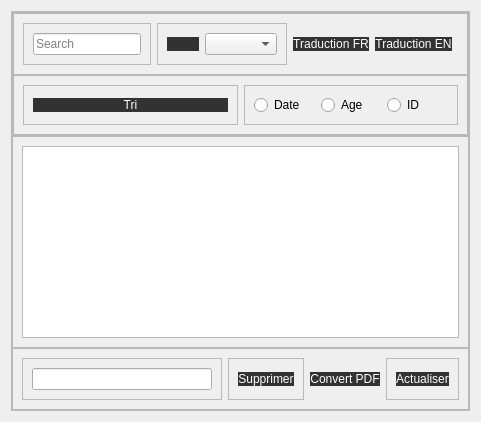
           <widget class="QWidget" name="tab">
            <attribute name="title">
             <string>Afficher</string>
            </attribute>
            <layout class="QHBoxLayout" name="horizontalLayout_18">
             <item>
              <widget class="QFrame" name="frame_17">
               <property name="frameShape">
                <enum>QFrame::StyledPanel</enum>
               </property>
               <property name="frameShadow">
                <enum>QFrame::Raised</enum>
               </property>
               <layout class="QVBoxLayout" name="verticalLayout_10">
                <property name="spacing">
                 <number>0</number>
                </property>
                <property name="leftMargin">
                 <number>0</number>
                </property>
                <property name="topMargin">
                 <number>0</number>
                </property>
                <property name="rightMargin">
                 <number>0</number>
                </property>
                <property name="bottomMargin">
                 <number>0</number>
                </property>
                <item>
                 <widget class="QFrame" name="frame_18">
                  <property name="frameShape">
                   <enum>QFrame::StyledPanel</enum>
                  </property>
                  <property name="frameShadow">
                   <enum>QFrame::Raised</enum>
                  </property>
                  <layout class="QVBoxLayout" name="verticalLayout_11">
                   <property name="spacing">
                    <number>0</number>
                   </property>
                   <property name="leftMargin">
                    <number>0</number>
                   </property>
                   <property name="topMargin">
                    <number>0</number>
                   </property>
                   <property name="rightMargin">
                    <number>0</number>
                   </property>
                   <property name="bottomMargin">
                    <number>0</number>
                   </property>
                   <item>
                    <widget class="QFrame" name="frame_21">
                     <property name="frameShape">
                      <enum>QFrame::StyledPanel</enum>
                     </property>
                     <property name="frameShadow">
                      <enum>QFrame::Raised</enum>
                     </property>
                     <layout class="QHBoxLayout" name="horizontalLayout_20">
                      <item>
                       <widget class="QFrame" name="frame_28">
                        <property name="frameShape">
                         <enum>QFrame::StyledPanel</enum>
                        </property>
                        <property name="frameShadow">
                         <enum>QFrame::Raised</enum>
                        </property>
                        <layout class="QHBoxLayout" name="horizontalLayout_21">
                         <item>
                          <widget class="QLineEdit" name="zone_rech">
                           <property name="placeholderText">
                            <string>Search</string>
                           </property>
                          </widget>
                         </item>
                        </layout>
                       </widget>
                      </item>
                      <item>
                       <widget class="QFrame" name="frame_29">
                        <property name="frameShape">
                         <enum>QFrame::StyledPanel</enum>
                        </property>
                        <property name="frameShadow">
                         <enum>QFrame::Raised</enum>
                        </property>
                        <layout class="QHBoxLayout" name="horizontalLayout_22">
                         <item>
                          <widget class="QPushButton" name="Recherche_V">
                           <property name="styleSheet">
                            <string notr="true">QPushButton{
    color:white;
	font: 75 10pt &quot;Source Code Pro&quot;;
	font: 87 8pt &quot;Nexa Rust Sans Black 01&quot;;
    background-color: rgb(51, 50, 50);
background:  rgb(51, 50, 50);
border-radius:10px;
}
QPushButton:hover
{
color:white;

background:#b20837;
border-radius:10px;
}</string>
                           </property>
                           <property name="text">
                            <string/>
                           </property>
                           <property name="icon">
                            <iconset>
                             <normaloff>../icons/search.svg</normaloff>../icons/search.svg</iconset>
                           </property>
                          </widget>
                         </item>
                         <item>
                          <widget class="QComboBox" name="comboBox_V"/>
                         </item>
                        </layout>
                       </widget>
                      </item>
                      <item>
                       <widget class="QPushButton" name="pushButton_2">
                        <property name="styleSheet">
                         <string notr="true">QPushButton{
    color:white;
	font: 75 10pt &quot;Source Code Pro&quot;;
	font: 87 8pt &quot;Nexa Rust Sans Black 01&quot;;
    background-color: rgb(51, 50, 50);
background:  rgb(51, 50, 50);
border-radius:10px;
}
QPushButton:hover
{
color:white;

background:#b20837;
border-radius:10px;
}</string>
                        </property>
                        <property name="text">
                         <string>Traduction FR</string>
                        </property>
                       </widget>
                      </item>
                      <item>
                       <widget class="QPushButton" name="pushButton">
                        <property name="styleSheet">
                         <string notr="true">QPushButton{
    color:white;
	font: 75 10pt &quot;Source Code Pro&quot;;
	font: 87 8pt &quot;Nexa Rust Sans Black 01&quot;;
    background-color: rgb(51, 50, 50);
background:  rgb(51, 50, 50);
border-radius:10px;
}
QPushButton:hover
{
color:white;

background:#b20837;
border-radius:10px;
}</string>
                        </property>
                        <property name="text">
                         <string>Traduction EN</string>
                        </property>
                       </widget>
                      </item>
                      <item>
                       <widget class="QFrame" name="frame_30">
                        <property name="frameShape">
                         <enum>QFrame::StyledPanel</enum>
                        </property>
                        <property name="frameShadow">
                         <enum>QFrame::Raised</enum>
                        </property>
                       </widget>
                      </item>
                     </layout>
                    </widget>
                   </item>
                   <item>
                    <widget class="QFrame" name="frame_22">
                     <property name="frameShape">
                      <enum>QFrame::StyledPanel</enum>
                     </property>
                     <property name="frameShadow">
                      <enum>QFrame::Raised</enum>
                     </property>
                     <layout class="QHBoxLayout" name="horizontalLayout_19">
                      <item>
                       <widget class="QFrame" name="frame_23">
                        <property name="frameShape">
                         <enum>QFrame::StyledPanel</enum>
                        </property>
                        <property name="frameShadow">
                         <enum>QFrame::Raised</enum>
                        </property>
                        <layout class="QHBoxLayout" name="horizontalLayout_23">
                         <item>
                          <widget class="QPushButton" name="Tri_V">
                           <property name="styleSheet">
                            <string notr="true">QPushButton{
    color:white;
	font: 75 10pt &quot;Source Code Pro&quot;;
	font: 87 8pt &quot;Nexa Rust Sans Black 01&quot;;
    background-color: rgb(51, 50, 50);
background:  rgb(51, 50, 50);
border-radius:10px;
}
QPushButton:hover
{
color:white;

background:#b20837;
border-radius:10px;
}</string>
                           </property>
                           <property name="text">
                            <string>Tri</string>
                           </property>
                          </widget>
                         </item>
                        </layout>
                       </widget>
                      </item>
                      <item>
                       <widget class="QFrame" name="frame_24">
                        <property name="frameShape">
                         <enum>QFrame::StyledPanel</enum>
                        </property>
                        <property name="frameShadow">
                         <enum>QFrame::Raised</enum>
                        </property>
                        <layout class="QHBoxLayout" name="horizontalLayout_24">
                         <item>
                          <widget class="QRadioButton" name="radioButton">
                           <property name="text">
                            <string>Date</string>
                           </property>
                          </widget>
                         </item>
                         <item>
                          <widget class="QRadioButton" name="radioButton_2">
                           <property name="text">
                            <string>Age</string>
                           </property>
                          </widget>
                         </item>
                         <item>
                          <widget class="QRadioButton" name="radioButton_3">
                           <property name="text">
                            <string>ID</string>
                           </property>
                          </widget>
                         </item>
                        </layout>
                       </widget>
                      </item>
                     </layout>
                    </widget>
                   </item>
                  </layout>
                 </widget>
                </item>
                <item>
                 <widget class="QFrame" name="frame_19">
                  <property name="frameShape">
                   <enum>QFrame::StyledPanel</enum>
                  </property>
                  <property name="frameShadow">
                   <enum>QFrame::Raised</enum>
                  </property>
                  <layout class="QHBoxLayout" name="horizontalLayout_31">
                   <item>
                    <widget class="QTableView" name="tableViewVisiteur"/>
                   </item>
                  </layout>
                 </widget>
                </item>
                <item>
                 <widget class="QFrame" name="frame_20">
                  <property name="frameShape">
                   <enum>QFrame::StyledPanel</enum>
                  </property>
                  <property name="frameShadow">
                   <enum>QFrame::Raised</enum>
                  </property>
                  <layout class="QHBoxLayout" name="horizontalLayout_27">
                   <item>
                    <widget class="QFrame" name="frame_27">
                     <property name="frameShape">
                      <enum>QFrame::StyledPanel</enum>
                     </property>
                     <property name="frameShadow">
                      <enum>QFrame::Raised</enum>
                     </property>
                     <layout class="QHBoxLayout" name="horizontalLayout_30">
                      <item>
                       <widget class="QLineEdit" name="zone_supp"/>
                      </item>
                     </layout>
                    </widget>
                   </item>
                   <item>
                    <widget class="QFrame" name="frame_31">
                     <property name="frameShape">
                      <enum>QFrame::StyledPanel</enum>
                     </property>
                     <property name="frameShadow">
                      <enum>QFrame::Raised</enum>
                     </property>
                     <layout class="QHBoxLayout" name="horizontalLayout_29">
                      <item>
                       <widget class="QPushButton" name="Supprimer_V">
                        <property name="styleSheet">
                         <string notr="true">QPushButton{
    color:white;
	font: 75 10pt &quot;Source Code Pro&quot;;
	font: 87 8pt &quot;Nexa Rust Sans Black 01&quot;;
    background-color: rgb(51, 50, 50);
background:  rgb(51, 50, 50);
border-radius:10px;
}
QPushButton:hover
{
color:white;

background:#b20837;
border-radius:10px;
}</string>
                        </property>
                        <property name="text">
                         <string>Supprimer</string>
                        </property>
                       </widget>
                      </item>
                     </layout>
                    </widget>
                   </item>
                   <item>
                    <widget class="QPushButton" name="convPDF">
                     <property name="styleSheet">
                      <string notr="true">QPushButton{
    color:white;
	font: 75 10pt &quot;Source Code Pro&quot;;
	font: 87 8pt &quot;Nexa Rust Sans Black 01&quot;;
    background-color: rgb(51, 50, 50);
background:  rgb(51, 50, 50);
border-radius:10px;
}
QPushButton:hover
{
color:white;

background:#b20837;
border-radius:10px;
}</string>
                     </property>
                     <property name="text">
                      <string>Convert PDF</string>
                     </property>
                    </widget>
                   </item>
                   <item>
                    <widget class="QFrame" name="frame_32">
                     <property name="frameShape">
                      <enum>QFrame::StyledPanel</enum>
                     </property>
                     <property name="frameShadow">
                      <enum>QFrame::Raised</enum>
                     </property>
                     <layout class="QHBoxLayout" name="horizontalLayout_28">
                      <item>
                       <widget class="QPushButton" name="Actualiser">
                        <property name="styleSheet">
                         <string notr="true">QPushButton{
    color:white;
	font: 75 10pt &quot;Source Code Pro&quot;;
	font: 87 8pt &quot;Nexa Rust Sans Black 01&quot;;
    background-color: rgb(51, 50, 50);
background:  rgb(51, 50, 50);
border-radius:10px;
}
QPushButton:hover
{
color:white;

background:#b20837;
border-radius:10px;
}</string>
                        </property>
                        <property name="text">
                         <string>Actualiser</string>
                        </property>
                       </widget>
                      </item>
                     </layout>
                    </widget>
                   </item>
                  </layout>
                 </widget>
                </item>
               </layout>
              </widget>
             </item>
            </layout>
           </widget>
